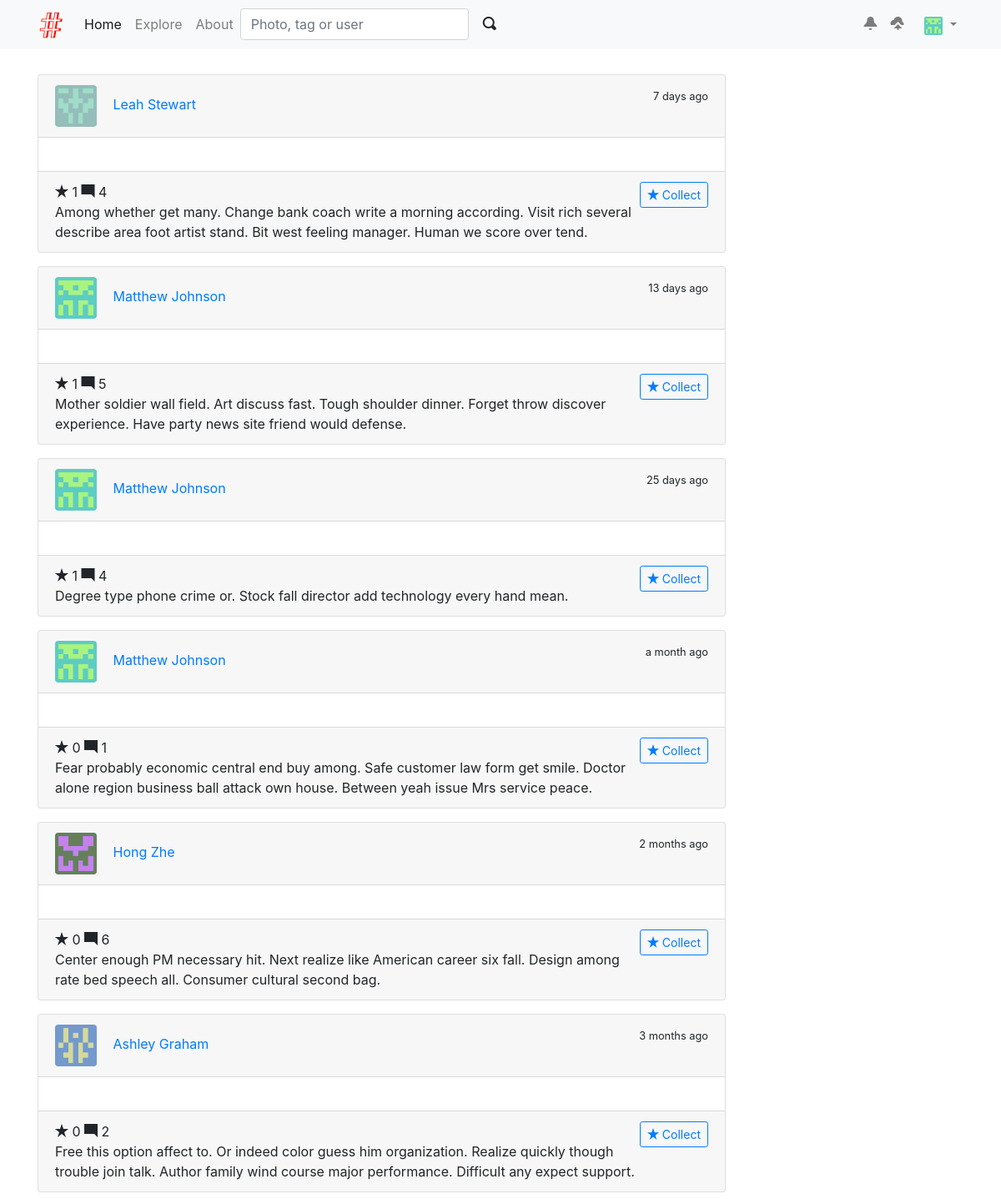
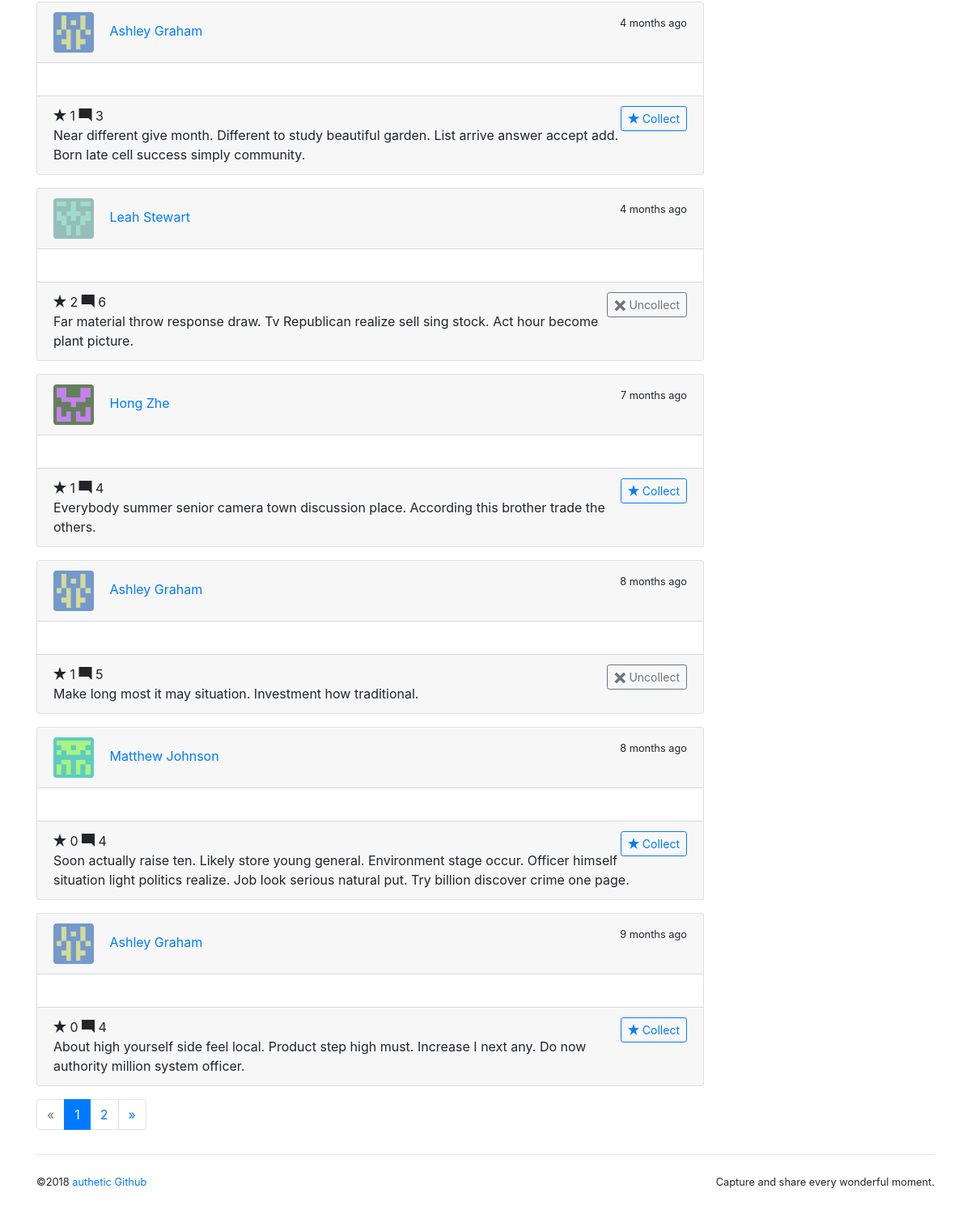
Page / (signed in) on the committed database (2 pictures, top to bottom).
### albumy/models.py (models this page shows, shortened)
@whooshee.register_model('username', 'name')
class User(db.Model, UserMixin):
    id = db.Column(db.Integer, primary_key=True)
    username = db.Column(db.String(20), unique=True, index=True)
    email = db.Column(db.String(254), unique=True, index=True)
    password_hash = db.Column(db.String(128))
    name = db.Column(db.String(30))
    website = db.Column(db.String(255))
    bio = db.Column(db.String(120))
    location = db.Column(db.String(50))
    member_since = db.Column(db.DateTime, default=datetime.utcnow)
    confirmed = db.Column(db.Boolean, default=False)
    avatar_s = db.Column(db.String(64))
    avatar_m = db.Column(db.String(64))
    avatar_l = db.Column(db.String(64))
    avatar_raw = db.Column(db.String(64))
    receive_comment_notification = db.Column(db.Boolean, default=True)
    receive_follow_notification = db.Column(db.Boolean, default=True)
    receive_collect_notification = db.Column(db.Boolean, default=True)
    show_collections = db.Column(db.Boolean, default=True)
    locked = db.Column(db.Boolean, default=False)
    active = db.Column(db.Boolean, default=True)
    role_id = db.Column(db.Integer, db.ForeignKey('role.id'))
    role = db.relationship('Role', back_populates='users')
    photos = db.relationship('Photo', back_populates='author', cascade='all')
    collections = db.relationship('Collect', back_populates='collector', cascade='all')
    following = db.relationship('Follow', foreign_keys=[Follow.follower_id], back_populates=
                                'follower', lazy='dynamic', cascade='all')
    followers = db.relationship('Follow', foreign_keys=[Follow.followed_id], back_populates=
                                'followed', lazy='dynamic', cascade='all')
    notifications = db.relationship('Notification', back_populates='receiver',
                                    cascade='all')
    @property
    def is_active(self):
        return self.active
    def can(self, permission_name):
        permission = Permission.query.filter_by(name=permission_name).first()
        return permission is not None and self.role is not None and \
                permission in self.role.permissions
    def is_collecting(self, photo):
        return Collect.query.with_parent(self).filter_by(collected_id=photo.id).first() is not None

@whooshee.register_model('description')
class Photo(db.Model):
    id = db.Column(db.Integer, primary_key=True)
    description = db.Column(db.String(500))
    filename = db.Column(db.String(64))
    filename_s = db.Column(db.String(64))
    filename_m = db.Column(db.String(64))
    timestamp = db.Column(db.DateTime, default=datetime.utcnow)
    flag = db.Column(db.Integer, default=0)
    author_id = db.Column(db.Integer, db.ForeignKey('user.id'))
    author = db.relationship('User', back_populates='photos')
    tags = db.relationship('Tag', secondary=tagging, back_populates='photos')
    collectors = db.relationship('Collect', back_populates='collected', cascade='all')

### albumy/blueprints/main.py (the view)
@main_bp.route('/')
def index():
    if current_user.is_authenticated:
        followed_photos = Photo.query.join(Follow, Follow.followed_id == Photo.author_id).\
                            filter(Follow.follower_id == current_user.id).order_by(Photo.timestamp.desc())
        page = request.args.get('page', 1, type=int)
        pagination = followed_photos.paginate(page, per_page=current_app.config['ALBUMY_PHOTO_PER_PAGE'])
        photos = pagination.items
    else:
        pagination = None
        photos = None
    return render_template('main/index.html', pagination=pagination, photos=photos)

### albumy/__init__.py (called while the page is built)
def register_template_context(app):
    @app.context_processor
    def make_template_context():
        if current_user.is_authenticated:
            notification_count = Notification.query.with_parent(current_user).filter_by(is_read=False).count()
        else:
            notification_count = None
        return dict(notification_count=notification_count)

### albumy/extensions.py (called while the page is built)
@login_manager.user_loader
def load_user(user_id):
    from albumy.models import User
    user = User.query.get(int(user_id))
    return user

### albumy/templates/main/index.html (shortened to what this page needs)
{% extends 'base.html' %}
{% from 'bootstrap/pagination.html' import render_pagination %}
{% block content %}
    {% if current_user.is_authenticated %}
        <div class="row">
            <div class="col-md-9">
                {% if photos %}
                    {% for photo in photos %}
                        <div class="card mb-3 w-100">
                            <div class="card-header">
                                 <a class="dead-link" href="{{ url_for('user.index', username=photo.author.username) }}">
                                <img class="rounded img-fluid avatar-s profile-popover"
                                     data-href="{{ url_for('ajax.get_profile', user_id=photo.author.id) }}"
                                     src="{{ url_for('main.get_avatar', filename=photo.author.avatar_m) }}">
                                </a>
                                <a class="profile-popover trend-card-avatar"
                                   data-href="{{ url_for('ajax.get_profile', user_id=photo.author.id) }}"
                                   href="{{ url_for('user.index', username=photo.author.username) }}">{{ photo.author.name }}</a>
                                <span class="float-right">
                                    <small data-toggle="tooltip" data-placement="top" data-timestamp="{{ photo.timestamp }}"
                                    data-delay="500">
                                    {{ moment(photo.timestamp).fromNow(refresh=True) }}</small>
                                </span>
                            </div>
                            <div class="card-body">
                            </div>
                            <div class="card-footer">
                                <span class="oi oi-star"></span>
                                <span id="collectors-count-{{ photo.id }}"
                                      data-href="{{ url_for('ajax.collectors_count', photo_id=photo.id) }}">
                                    {{ photo.collectors|length }}
                                </span>
                                <span class="oi oi-comment-square"></span> {{ photo.comments|length }}
                                <div class="float-right">
                                    {% if current_user.is_authenticated %}
                                    <button class="{% if not current_user.is_collecting(photo) %}hide{% endif %}
                                     btn btn-outline-secondary btn-sm uncollect-btn"
                                            data-href="{{ url_for('ajax.uncollect', photo_id=photo.id) }}"
                                            data-id="{{ photo.id }}">
                                        <span class="oi oi-x"></span> Uncollect
                                    </button>
                                    <button class="{% if current_user.is_collecting(photo) %}hide{% endif %}
                                     btn btn-outline-primary btn-sm collect-btn"
                                            data-href="{{ url_for('ajax.collect', photo_id=photo.id) }}"
                                            data-id="{{ photo.id }}">
                                        <span class="oi oi-star"></span> Collect
                                    </button>
                                    {% endif %}
                                </div>
                                {% if photo.description %}
                                <p class="card-text">{{ photo.description }}</p>
                                {% endif %}
                            </div>
                        </div>
                    {% endfor %}
                {% else %}
                    <div class="tip text-center">
                        <h3>No trends.</h3>
                        <p><a href="{{ url_for('.explore') }}">Explore</a> </p>
                    </div>
                {% endif %}
            </div>
            <div class="col-md-3">
                {% include 'main/_sidebar.html' %}
            </div>
        </div>
        {% if photos %}
            {{ render_pagination(pagination, align='center') }}
        {% endif %}
    {% endif %}
{% endblock %}

### albumy/templates/base.html (shortened to what this page needs)
<!DOCTYPE html>
<html lang="en">
<head>
    {% block styles %}
        <link rel="stylesheet" href="{{ url_for('static', filename='css/bootstrap.min.css') }}">
        <link rel="stylesheet" href="{{ url_for('static', filename='open-iconic/font/css/open-iconic-bootstrap.css') }}">
        <link rel="stylesheet" href="{{ url_for('static', filename='css/style.css') }}">
    {% endblock %}
</head>
<body>
    {% block navbar %}
        <nav class="navbar navbar-expand-lg navbar-light bg-light">
            <div class="container">
              <a class="navbar-brand" href="{{ url_for('main.index') }}">
                  <img src="{{ url_for('static', filename='favicon.ico') }}" alt="Albumy">
              </a>
              <div class="collapse navbar-collapse" id="navbarSupportedContent">
                <div class="navbar-nav mr-auto">
                    <ul class="navbar-nav">
                      <li class="nav-item active">
                        <a class="nav-link" href="{{ url_for('main.index') }}">Home <span class="sr-only">(current)</span></a>
                      </li>
                      <li class="nav-item">
                        <a class="nav-link" href="{{ url_for('main.explore') }}">Explore</a>
                      </li>
                      <li class="nav-item">
                          <a class="nav-link" href="#">About</a>
                      </li>
                    </ul>
                    <form class="form-inline my-2 my-lg-0" action="{{ url_for('main.search') }}">
                      <input class="form-control mr-sm-1" type="search" name="q"
                             placeholder="Photo, tag or user" required aria-label="Search">
                      <button class="btn btn-light my-2 my-sm-0" type="submit">
                        <span class="oi oi-magnifying-glass"></span>
                      </button>
                    </form>
                </div>
                <div class="navbar-nav ml-auto">
                    {% if current_user.is_authenticated %}
                        <a class="nav-item nav-link" href="{{ url_for('main.show_notification', filter=
                                'unread')}}">
                            <span class="oi oi-bell"></span>
                        </a>
                        <a class="nav-item nav-link" href="{{ url_for('main.upload') }}" title="Upload">
                            <span class="oi oi-cloud-upload"></span>&nbsp;&nbsp;
                        </a>
                        <div class="dropdown nav-item">
                            <a href="#" class="nav-link dropdown-toggle" data-toggle="dropdown" role="button" aria-expanded="false">
                                <img class="avatar-xs" src="{{ url_for('main.get_avatar', filename=current_user.avatar_s) }}">
                            </a>
                        </div>
                    {% else %}
                        <a class="btn btn-outline-primary" href="{{ url_for('auth.login') }}">Log in</a>&nbsp;&nbsp;
                        <a class="btn btn-primary" href="{{ url_for('auth.register') }}">Join Albumy</a>
                    {% endif %}
                </div>
              </div>
            </div>
        </nav>
    {% endblock %}
    <main>
        <div class="container">
            {% block content %}
            {% endblock %}
            {% block footer %}
                <footer>
                    <p class="float-left">
                        <small>&copy;2018
                            <a href="https://cnblogs/authetic">authetic</a>
                            <a href="https://github.com/authetic-x" title="Follow me on Github">Github</a>
                        </small>
                    </p>
                    <p class="float-right">
                        <small>Capture and share every wonderful moment.</small>
                    </p>
                </footer>
            {% endblock %}
        </div>
    </main>
</body>
</html>

### albumy/static/css/style.css (style rules this page uses)
.dead-link { text-decoration: none !important; border-width: 0; }
nav { margin-bottom: 30px; }
footer { margin: 30px 0; padding: 20px 0; border-top: 1px solid #e5e5e5; }
.avatar-xs { width: 22px; height: 22px; border-radius: 2px; }
.avatar-s { width: 50px; height: 50px; }
.trend-card-avatar { padding-left: 15px; }

### rows in the picture
User: avatar_s (picture)
Photo: avatar_m (picture), author.name "Leah Stewart", timestamp "7 days ago", collectors|length "1", comments|length "4", description "Among whether get many. Change bank coach write a morning according. Visit rich several describe area foot artist stand. Bit west feeling manager. Human we score over tend."
Photo: avatar_m (picture), author.name "Matthew Johnson", timestamp "13 days ago", collectors|length "1", comments|length "5", description "Mother soldier wall field. Art discuss fast. Tough shoulder dinner. Forget throw discover experience. Have party news site friend would defense."
Photo: avatar_m (picture), author.name "Matthew Johnson", timestamp "25 days ago", collectors|length "1", comments|length "4", description "Degree type phone crime or. Stock fall director add technology every hand mean."
Photo: avatar_m (picture), author.name "Matthew Johnson", timestamp "a month ago", collectors|length "0", comments|length "1", description "Fear probably economic central end buy among. Safe customer law form get smile. Doctor alone region business ball attack own house. Between yeah issue Mrs service peace."
Photo: avatar_m (picture), author.name "Hong Zhe", timestamp "2 months ago", collectors|length "0", comments|length "6", description "Center enough PM necessary hit. Next realize like American career six fall. Design among rate bed speech all. Consumer cultural second bag."
Photo: avatar_m (picture), author.name "Ashley Graham", timestamp "3 months ago", collectors|length "0", comments|length "2", description "Free this option affect to. Or indeed color guess him organization. Realize quickly though trouble join talk. Author family wind course major performance. Difficult any expect support."
Photo: avatar_m (picture), author.name "Ashley Graham", timestamp "4 months ago", collectors|length "1", comments|length "3", description "Near different give month. Different to study beautiful garden. List arrive answer accept add. Born late cell success simply community."
Photo: avatar_m (picture), author.name "Leah Stewart", timestamp "4 months ago", collectors|length "2", comments|length "6", description "Far material throw response draw. Tv Republican realize sell sing stock. Act hour become plant picture."
Photo: avatar_m (picture), author.name "Hong Zhe", timestamp "7 months ago", collectors|length "1", comments|length "4", description "Everybody summer senior camera town discussion place. According this brother trade the others."
Photo: avatar_m (picture), author.name "Ashley Graham", timestamp "8 months ago", collectors|length "1", comments|length "5", description "Make long most it may situation. Investment how traditional."
Photo: avatar_m (picture), author.name "Matthew Johnson", timestamp "8 months ago", collectors|length "0", comments|length "4", description "Soon actually raise ten. Likely store young general. Environment stage occur. Officer himself situation light politics realize. Job look serious natural put. Try billion discover crime one page."
Photo: avatar_m (picture), author.name "Ashley Graham", timestamp "9 months ago", collectors|length "0", comments|length "4", description "About high yourself side feel local. Product step high must. Increase I next any. Do now authority million system officer."

### other values in the picture
{{ render_pagination(pagination, align='center') }} "« 1 2 »"
